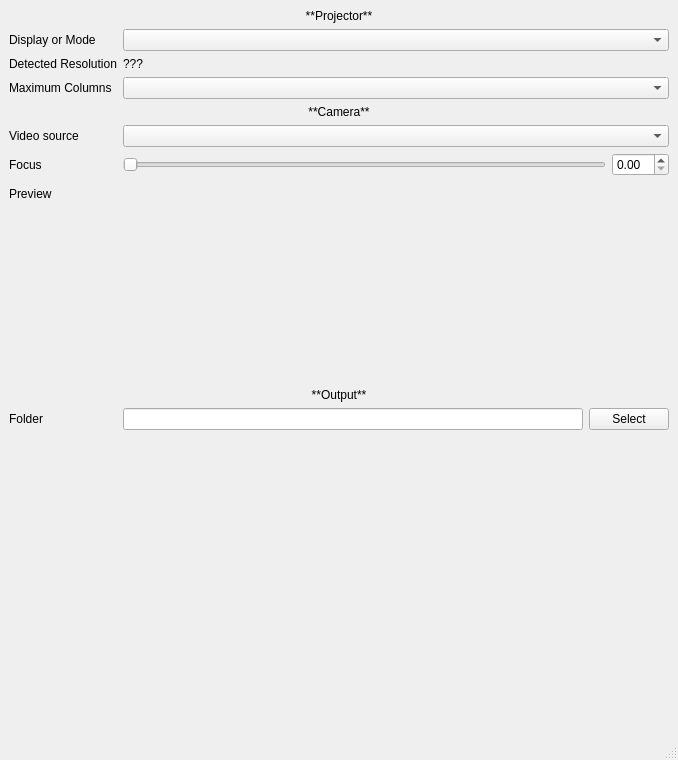
<?xml version="1.0" encoding="UTF-8"?>
<ui version="4.0">
 <class>DataCollectionWindow</class>
 <widget class="QMainWindow" name="DataCollectionWindow">
  <property name="geometry">
   <rect>
    <x>0</x>
    <y>0</y>
    <width>678</width>
    <height>760</height>
   </rect>
  </property>
  <property name="windowTitle">
   <string>pySLS - Data Collection</string>
  </property>
  <widget class="QWidget" name="centralwidget">
   <layout class="QVBoxLayout" name="verticalLayout">
    <property name="leftMargin">
     <number>0</number>
    </property>
    <property name="topMargin">
     <number>0</number>
    </property>
    <property name="rightMargin">
     <number>0</number>
    </property>
    <item>
     <widget class="QScrollArea" name="scrollArea">
      <property name="frameShape">
       <enum>QFrame::NoFrame</enum>
      </property>
      <property name="widgetResizable">
       <bool>true</bool>
      </property>
      <widget class="QWidget" name="scrollAreaWidgetContents">
       <property name="geometry">
        <rect>
         <x>0</x>
         <y>0</y>
         <width>678</width>
         <height>705</height>
        </rect>
       </property>
       <layout class="QFormLayout" name="formLayout">
        <item row="0" column="0" colspan="2">
         <widget class="QLabel" name="label">
          <property name="text">
           <string>**Projector**</string>
          </property>
          <property name="textFormat">
           <enum>Qt::MarkdownText</enum>
          </property>
          <property name="alignment">
           <set>Qt::AlignCenter</set>
          </property>
         </widget>
        </item>
        <item row="1" column="0">
         <widget class="QLabel" name="label_3">
          <property name="text">
           <string>Display or Mode</string>
          </property>
         </widget>
        </item>
        <item row="1" column="1">
         <widget class="QComboBox" name="input_display"/>
        </item>
        <item row="2" column="0">
         <widget class="QLabel" name="label_4">
          <property name="text">
           <string>Detected Resolution</string>
          </property>
         </widget>
        </item>
        <item row="2" column="1">
         <widget class="QLabel" name="output_resolution">
          <property name="text">
           <string>???</string>
          </property>
         </widget>
        </item>
        <item row="3" column="0">
         <widget class="QLabel" name="label_2">
          <property name="text">
           <string>Maximum Columns</string>
          </property>
         </widget>
        </item>
        <item row="3" column="1">
         <widget class="QComboBox" name="input_max_cols">
          <property name="currentText">
           <string/>
          </property>
         </widget>
        </item>
        <item row="4" column="0" colspan="2">
         <widget class="QLabel" name="label_6">
          <property name="text">
           <string>**Camera**</string>
          </property>
          <property name="textFormat">
           <enum>Qt::MarkdownText</enum>
          </property>
          <property name="alignment">
           <set>Qt::AlignCenter</set>
          </property>
         </widget>
        </item>
        <item row="5" column="0">
         <widget class="QLabel" name="label_7">
          <property name="text">
           <string>Video source</string>
          </property>
         </widget>
        </item>
        <item row="5" column="1">
         <widget class="QComboBox" name="input_video_src"/>
        </item>
        <item row="6" column="0">
         <widget class="QLabel" name="label_9">
          <property name="text">
           <string>Focus</string>
          </property>
         </widget>
        </item>
        <item row="6" column="1">
         <widget class="QFrame" name="frame">
          <property name="sizePolicy">
           <sizepolicy hsizetype="Preferred" vsizetype="Preferred">
            <horstretch>0</horstretch>
            <verstretch>0</verstretch>
           </sizepolicy>
          </property>
          <property name="frameShape">
           <enum>QFrame::NoFrame</enum>
          </property>
          <property name="frameShadow">
           <enum>QFrame::Raised</enum>
          </property>
          <layout class="QHBoxLayout" name="horizontalLayout">
           <property name="leftMargin">
            <number>0</number>
           </property>
           <property name="topMargin">
            <number>0</number>
           </property>
           <property name="rightMargin">
            <number>0</number>
           </property>
           <property name="bottomMargin">
            <number>0</number>
           </property>
           <item>
            <widget class="QSlider" name="input_focus_slider">
             <property name="orientation">
              <enum>Qt::Horizontal</enum>
             </property>
            </widget>
           </item>
           <item>
            <widget class="QDoubleSpinBox" name="input_focus_num"/>
           </item>
          </layout>
         </widget>
        </item>
        <item row="7" column="0">
         <widget class="QLabel" name="label_8">
          <property name="text">
           <string>Preview</string>
          </property>
         </widget>
        </item>
        <item row="8" column="0" colspan="2">
         <widget class="QLabel" name="label_10">
          <property name="text">
           <string>**Output**</string>
          </property>
          <property name="textFormat">
           <enum>Qt::MarkdownText</enum>
          </property>
          <property name="alignment">
           <set>Qt::AlignCenter</set>
          </property>
         </widget>
        </item>
        <item row="9" column="0">
         <widget class="QLabel" name="label_11">
          <property name="sizePolicy">
           <sizepolicy hsizetype="Preferred" vsizetype="Preferred">
            <horstretch>0</horstretch>
            <verstretch>0</verstretch>
           </sizepolicy>
          </property>
          <property name="text">
           <string>Folder</string>
          </property>
         </widget>
        </item>
        <item row="9" column="1">
         <widget class="QFrame" name="frame_2">
          <property name="frameShape">
           <enum>QFrame::NoFrame</enum>
          </property>
          <property name="frameShadow">
           <enum>QFrame::Raised</enum>
          </property>
          <layout class="QHBoxLayout" name="horizontalLayout_2">
           <property name="leftMargin">
            <number>0</number>
           </property>
           <property name="topMargin">
            <number>0</number>
           </property>
           <property name="rightMargin">
            <number>0</number>
           </property>
           <property name="bottomMargin">
            <number>0</number>
           </property>
           <item>
            <widget class="QLineEdit" name="input_output_folder"/>
           </item>
           <item>
            <widget class="QPushButton" name="output_folder_btn">
             <property name="text">
              <string>Select</string>
             </property>
            </widget>
           </item>
          </layout>
         </widget>
        </item>
        <item row="10" column="0">
         <spacer name="verticalSpacer">
          <property name="orientation">
           <enum>Qt::Vertical</enum>
          </property>
          <property name="sizeHint" stdset="0">
           <size>
            <width>20</width>
            <height>40</height>
           </size>
          </property>
         </spacer>
        </item>
        <item row="7" column="1">
         <widget class="QFrame" name="camera_view_frame">
          <property name="sizePolicy">
           <sizepolicy hsizetype="Preferred" vsizetype="Preferred">
            <horstretch>0</horstretch>
            <verstretch>0</verstretch>
           </sizepolicy>
          </property>
          <property name="minimumSize">
           <size>
            <width>200</width>
            <height>200</height>
           </size>
          </property>
          <layout class="QGridLayout" name="gridLayout">
           <property name="sizeConstraint">
            <enum>QLayout::SetMaximumSize</enum>
           </property>
           <property name="leftMargin">
            <number>0</number>
           </property>
           <property name="topMargin">
            <number>0</number>
           </property>
           <property name="rightMargin">
            <number>0</number>
           </property>
           <property name="bottomMargin">
            <number>0</number>
           </property>
           <item row="0" column="0">
            <widget class="QWidget" name="camera_view_placeholder" native="true"/>
           </item>
          </layout>
         </widget>
        </item>
       </layout>
      </widget>
     </widget>
    </item>
   </layout>
  </widget>
  <widget class="QMenuBar" name="menubar">
   <property name="geometry">
    <rect>
     <x>0</x>
     <y>0</y>
     <width>678</width>
     <height>23</height>
    </rect>
   </property>
  </widget>
  <widget class="QStatusBar" name="statusbar"/>
 </widget>
 <resources/>
 <connections/>
</ui>
